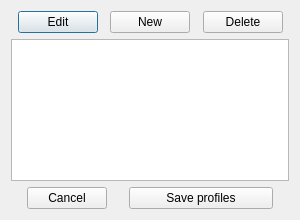
<?xml version="1.0" encoding="UTF-8"?>
<ui version="4.0">
 <class>profileMenu</class>
 <widget class="QDialog" name="profileMenu">
  <property name="geometry">
   <rect>
    <x>0</x>
    <y>0</y>
    <width>300</width>
    <height>220</height>
   </rect>
  </property>
  <property name="windowTitle">
   <string>Dialog</string>
  </property>
  <layout class="QVBoxLayout" name="verticalLayout" stretch="1,10,1">
   <item>
    <layout class="QHBoxLayout" name="hLayoutAtTop" stretch="1,3,1,3,1,3,1">
     <item>
      <spacer name="hSpace1_top">
       <property name="orientation">
        <enum>Qt::Orientation::Horizontal</enum>
       </property>
       <property name="sizeHint" stdset="0">
        <size>
         <width>40</width>
         <height>20</height>
        </size>
       </property>
      </spacer>
     </item>
     <item>
      <widget class="QPushButton" name="btnEdit">
       <property name="text">
        <string>Edit</string>
       </property>
      </widget>
     </item>
     <item>
      <spacer name="hSpace2_top">
       <property name="orientation">
        <enum>Qt::Orientation::Horizontal</enum>
       </property>
       <property name="sizeHint" stdset="0">
        <size>
         <width>40</width>
         <height>20</height>
        </size>
       </property>
      </spacer>
     </item>
     <item>
      <widget class="QPushButton" name="btnNew">
       <property name="text">
        <string>New</string>
       </property>
      </widget>
     </item>
     <item>
      <spacer name="hSpace3_top">
       <property name="orientation">
        <enum>Qt::Orientation::Horizontal</enum>
       </property>
       <property name="sizeHint" stdset="0">
        <size>
         <width>40</width>
         <height>20</height>
        </size>
       </property>
      </spacer>
     </item>
     <item>
      <widget class="QPushButton" name="btnDelete">
       <property name="text">
        <string>Delete</string>
       </property>
      </widget>
     </item>
     <item>
      <spacer name="hSpace4_top">
       <property name="orientation">
        <enum>Qt::Orientation::Horizontal</enum>
       </property>
       <property name="sizeHint" stdset="0">
        <size>
         <width>40</width>
         <height>20</height>
        </size>
       </property>
      </spacer>
     </item>
    </layout>
   </item>
   <item>
    <widget class="QListWidget" name="visibleProfileList"/>
   </item>
   <item>
    <layout class="QHBoxLayout" name="hLayoutAtBottom" stretch="1,3,1,9,1">
     <item>
      <spacer name="hSpace1_bottom">
       <property name="orientation">
        <enum>Qt::Orientation::Horizontal</enum>
       </property>
       <property name="sizeHint" stdset="0">
        <size>
         <width>40</width>
         <height>20</height>
        </size>
       </property>
      </spacer>
     </item>
     <item>
      <widget class="QPushButton" name="btnCancel">
       <property name="text">
        <string>Cancel</string>
       </property>
      </widget>
     </item>
     <item>
      <spacer name="hSpace2_bottom">
       <property name="orientation">
        <enum>Qt::Orientation::Horizontal</enum>
       </property>
       <property name="sizeHint" stdset="0">
        <size>
         <width>40</width>
         <height>20</height>
        </size>
       </property>
      </spacer>
     </item>
     <item>
      <widget class="QPushButton" name="btnSave">
       <property name="text">
        <string>Save profiles</string>
       </property>
      </widget>
     </item>
     <item>
      <spacer name="hSpace3_bottom">
       <property name="orientation">
        <enum>Qt::Orientation::Horizontal</enum>
       </property>
       <property name="sizeHint" stdset="0">
        <size>
         <width>40</width>
         <height>20</height>
        </size>
       </property>
      </spacer>
     </item>
    </layout>
   </item>
  </layout>
 </widget>
 <resources/>
 <connections/>
</ui>
